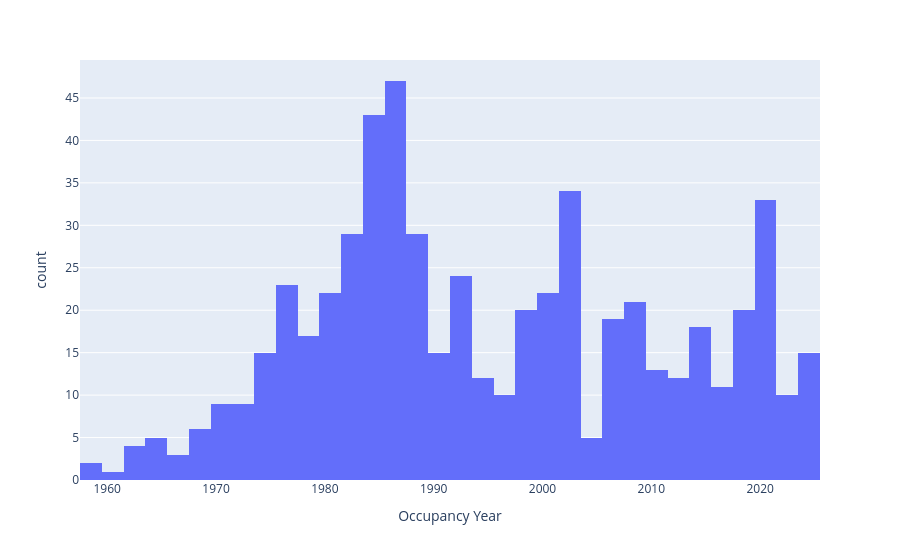

Write notebook code for a chart like this one.
### Markdown cell above
## Occupancy year

### Code cell
px.histogram(data, 'Occupancy Year', nbins=50)

### Figure 1 — Plotly figure (JSON) as saved in the notebook; plotly's stock layout.template omitted (floating-point values rounded to 4 significant figures; data arrays with more than 128 entries replaced by an {"elided": "..."} marker saying what was removed)
{"data": [{"alignmentgroup": "True", "bingroup": "x", "hovertemplate": "Occupancy Year=%{x}<br>count=%{y}<extra></extra>", "legendgroup": "", "marker": {"color": "#636efa", "pattern": {"shape": ""}}, "name": "", "nbinsx": 50, "offsetgroup": "", "orientation": "v", "showlegend": false, "type": "histogram", "x": {"elided": "641 int values"}, "xaxis": "x", "yaxis": "y"}], "layout": {"barmode": "relative", "legend": {"tracegroupgap": 0}, "margin": {"t": 60}, "xaxis": {"anchor": "y", "domain": [0, 1], "title": {"text": "Occupancy Year"}}, "yaxis": {"anchor": "x", "domain": [0, 1], "title": {"text": "count"}}}}
